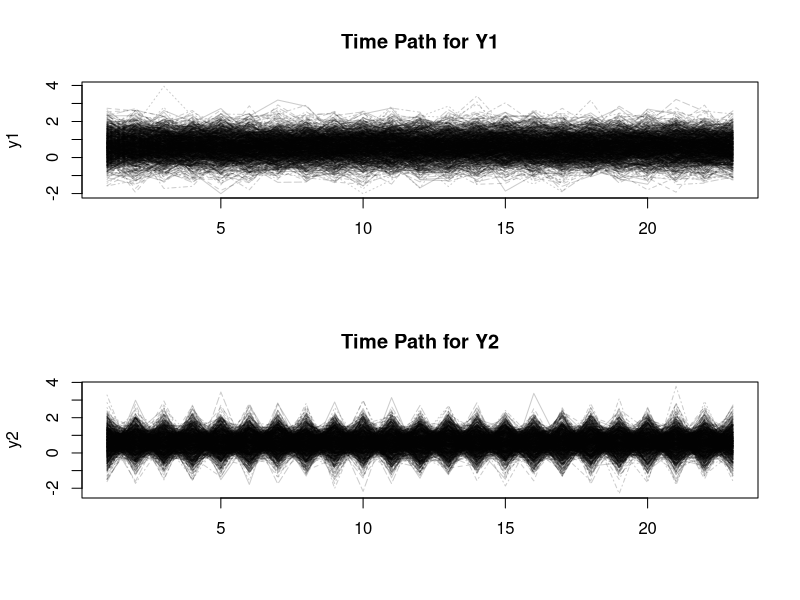

This chart was generated by the following R code:
### Number 2
n<-24000
sig<-.5
eps<-rnorm(n,0,sig)
epsilonmatrix<-matrix(eps,24,1000)
mu=.61
theta=.95

y1<-mu+epsilonmatrix[2:24,]+theta*epsilonmatrix[1:23,]
y2<-mu+epsilonmatrix[2:24,]-theta*epsilonmatrix[1:23,]
par(mfrow=c(2,1))
matplot(y1,type="l",main="Time Path for Y1",col=rgb(0,0,0,.2))
matplot(y2,type="l",main="Time Path for Y2",col=rgb(0,0,0,.2))



